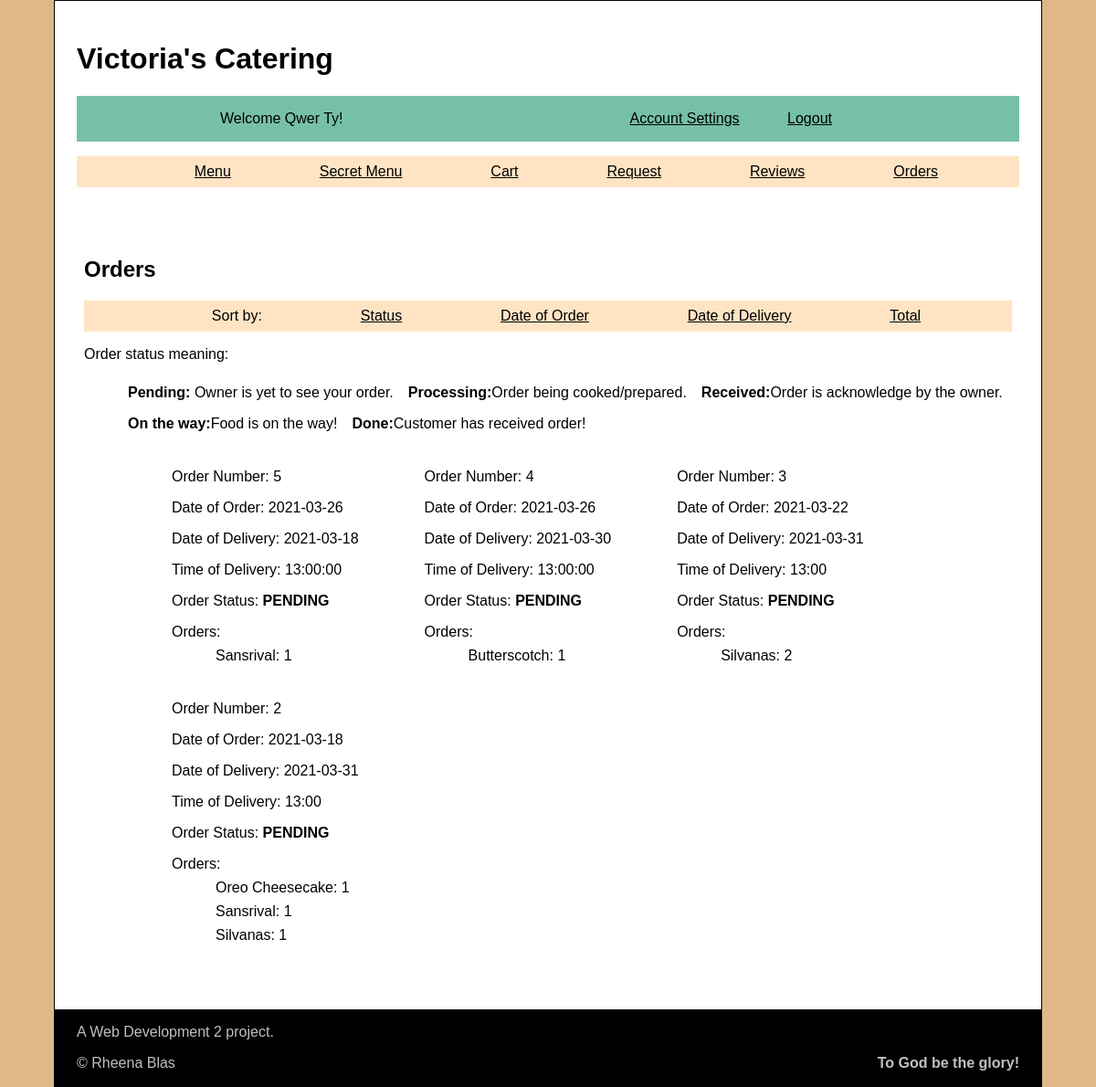
/ordered (signed in), run on the app's committed database.
### tables this page shows
CREATE TABLE order_info
(
    id INTEGER PRIMARY KEY AUTOINCREMENT,
    user_id VARCHAR NOT NULL,
    date_of_order DATETIME,
    date_del DATE NOT NULL,
    time_del TIME NOT NULL,
    address TEXT NOT NULL,
    info TEXT,
    status TEXT, 
    total REAL NOT NULL
);

### app.py (the view)
@app.route("/ordered", methods=["GET", "POST"])
@login_required
def ordered():
    db = get_db()
    user_id = session['user_id']
    orders = db.execute('''SELECT *  FROM order_info
                        WHERE user_id = ? ORDER BY date_of_order DESC;''', (user_id,)).fetchall()
    order = db.execute('''SELECT * FROM orders as o JOIN menu as m
                        ON o.food_id = m.food_id; ''').fetchall()
    lis = []
    for ordr in orders:
        li = {'id':ordr['id'], 'date_of_order':ordr['date_of_order'][:10],
            'date_del': ordr['date_del'], 'time_del': ordr['time_del'],
                'address': ordr['address'], 'info': ordr['info'],
                'status': ordr['status'], 'total': ordr['total']}
        orer = []
        for ordd in order:
            if ordr['id'] == ordd['oi_id']:
                orer.append(f"{ordd['name']}: {ordd['qty']}")
        li['order'] = orer
        lis.append(li)
    return render_template('ordered.html', lis=lis)

### app.py (called while the page is built)
@app.teardown_appcontext
def close_db_at_end_of_requests(e=None):
    close_db(e)

@app.before_request
def load_logged_in_user():
    g.user = session.get("user_id", None)
    g.name = session.get('name', None)

def login_required(view):
    @wraps(view)
    def wrapped_view(**kwargs):
        if g.user is None:
            return redirect(url_for('login', next=request.url))
        return view(**kwargs)
    return wrapped_view

### database.py (called while the page is built)
def get_db():
    if "db" not in g:
        g.db = sqlite3.connect(DATABASE,
            detect_types=sqlite3.PARSE_DECLTYPES
        )
        g.db.row_factory = sqlite3.Row
    return g.db

### templates/ordered.html (shortened to what this page needs)
{% extends "base.html" %}
{% block main_content %}
<main class="col">
    <section>
        {% if lis == [] %}
        <p class="message"> Try one of our items! Thank you.</p>
        {% else %}
        <h2>Orders </h2>
        <nav>
            <ul>
                <li>Sort by:</li>
                <li><a href="{{ url_for('osort', sort='cstatus') }}">Status</a></li>
                <li><a href="{{ url_for('osort', sort='cdate_order') }}">Date of Order</a></li>
                <li><a href="{{ url_for('osort', sort='cdate_del') }}">Date of Delivery</a></li>
                <li><a href="{{ url_for('osort', sort='ctotal') }}">Total</a></li>
            </ul>
        </nav>
        <p>
            Order status meaning:
                <ul>
                    <li><b>Pending:</b>  Owner is yet to see your order.</li>
                    <li><b>Processing:</b>Order being cooked/prepared.</li>
                    <li><b>Received:</b>Order is acknowledge by the owner.</li>
                    <li><b>On the way:</b>Food is on the way!</li>
                    <li><b>Done:</b>Customer has received order!</li>
                </ul>
        </p>
        <ul>{% for info in lis %}
            <li>
                <ul>
                    <li>Order Number: {{ info['id'] }}</li>
                    <li>Date of Order: {{ info['date_of_order'] }}</li>
                    <li>Date of Delivery: {{ info['date_del'] }}</li>
                    <li>Time of Delivery: {{ info['time_del'] }}</li>
                    <li>Order Status: <b>{{ info['status'] }}</b></li>
                    <li>Orders:
                        <ol>
                            {% for order in info['order'] %}
                            <li>{{ order }}</li>
                            {% endfor %}
                        </ol>
                    </li>
                </ul>
            </li>{% endfor %}
        </ul>
        {% endif %}
    </section>
</main>
{% endblock %}

### static/styles.css (style rules this page uses)
html { background-color: burlywood; }
body { font-family: Verdana, Geneva, Tahoma, sans-serif; font-size: 16px; margin: auto; border: 1px black solid; background-color: white; width: 90%; display: flex; flex-direction: column; flex-wrap: wrap; }
section > nav > ul, nav nav ul { background-color: bisque; display: flex; flex-wrap: wrap; justify-content: space-evenly ; }
li ul { display: flex; flex-direction: column; }
ul li { list-style-type: none; margin: 0.5em; }
a:link, a:visited { color: black; }
main { height: 75%; padding: 1em 2em 2em 2em; }
.col section > ul, aside .col, .col section > ul { background-color: white; display: flex; flex-wrap: wrap; }

### data on the page
order_info: id "5", date_of_order "2021-03-26", date_del "2021-03-18", time_del "13:00:00", status "PENDING", order "Sansrival: 1"
order_info: id "4", date_of_order "2021-03-26", date_del "2021-03-30", time_del "13:00:00", status "PENDING", order "Butterscotch: 1"
order_info: id "3", date_of_order "2021-03-22", date_del "2021-03-31", time_del "13:00", status "PENDING", order "Silvanas: 2"
order_info: id "2", date_of_order "2021-03-18", date_del "2021-03-31", time_del "13:00", status "PENDING", order "Oreo Cheesecake: 1" "Sansrival: 1" "Silvanas: 1"

### other printed values
{{ g.name }} "Qwer Ty"
